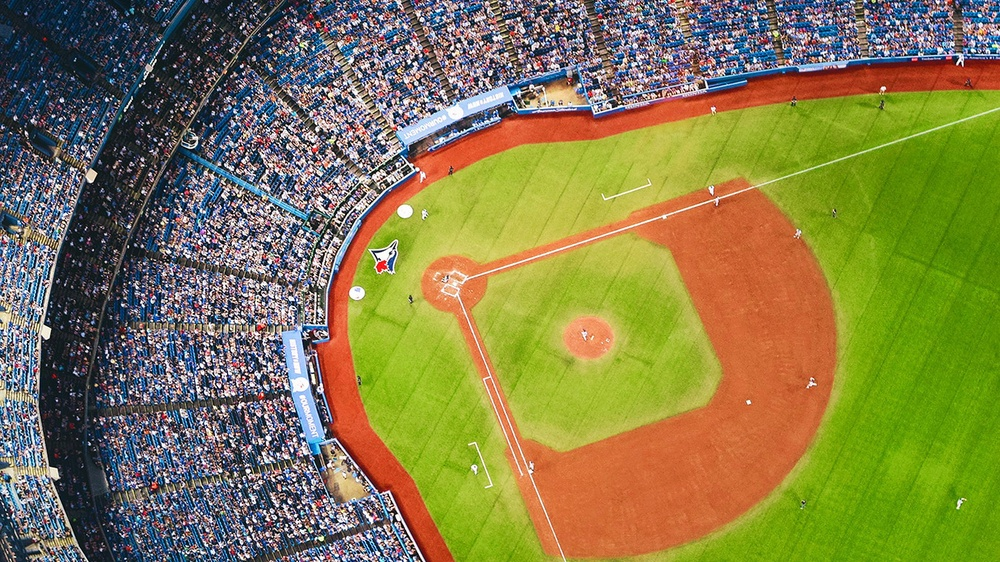
#> input picture Image_Processing/SIP_4.jpg, 1000 x 562 px, shrunk from 1366 x 768 before the run
$ python CannyEdgeD.py   (Python 2 division)
#> lines starting #> are read from the running program, lines starting #| are printed output that depends on the picture
#!/usr/bin/env python -tt

# Imports
import cv2
import numpy as np
from matplotlib import pyplot as plt

def main():
  fileName = 'SIP_4.jpg'

  img = cv2.imread(fileName, 0)
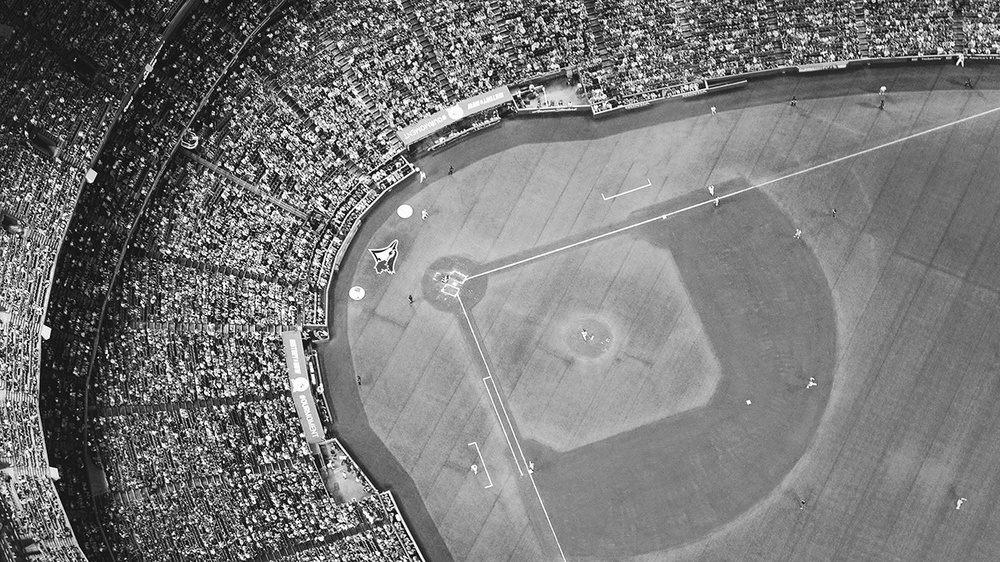
#> img: shape (562, 1000); min 0, max 255, mean 120.5
  reso = img.shape
#> reso = (562, 1000)
  print reso
#| (562, 1000)
  #img = img[:, :, :: -1]
  print img
#> (printed output is left out)
  lowThres = 60
  ratio = 3 # 3:1
  highThres = lowThres * ratio
  up = []
  low = []
  for i in range(reso[0]):
    for j in range(reso[1]):
      if img[i][j] > highThres:
        up.append(img[i][j])
      elif img[i][j] < lowThres:
        low.append(img[i][j])
#> after the loop, low = 105745 items; up = 61681 items
  print up
#> (printed output is left out)
  print low
  plt.imshow(img)
  plt.show()

if __name__ == '__main__':
  main()

$ run again, with Image_Processing/SIP_1.jpg copied over Image_Processing/SIP_4.jpg
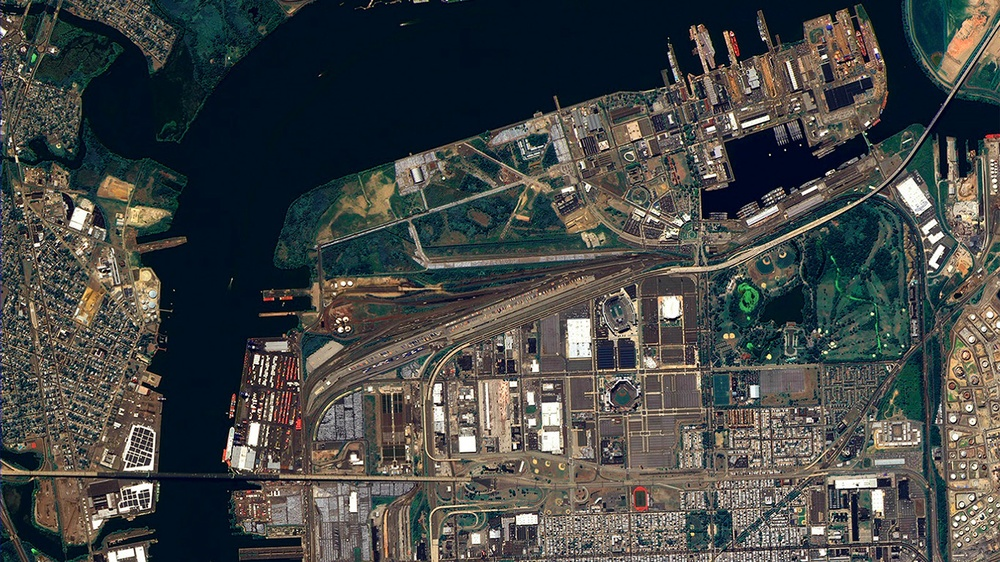
#> input picture Image_Processing/SIP_1.jpg, 1000 x 562 px, shrunk from 1366 x 768 before the run
#> in main, `img = cv2.imread(fileName, 0)`:
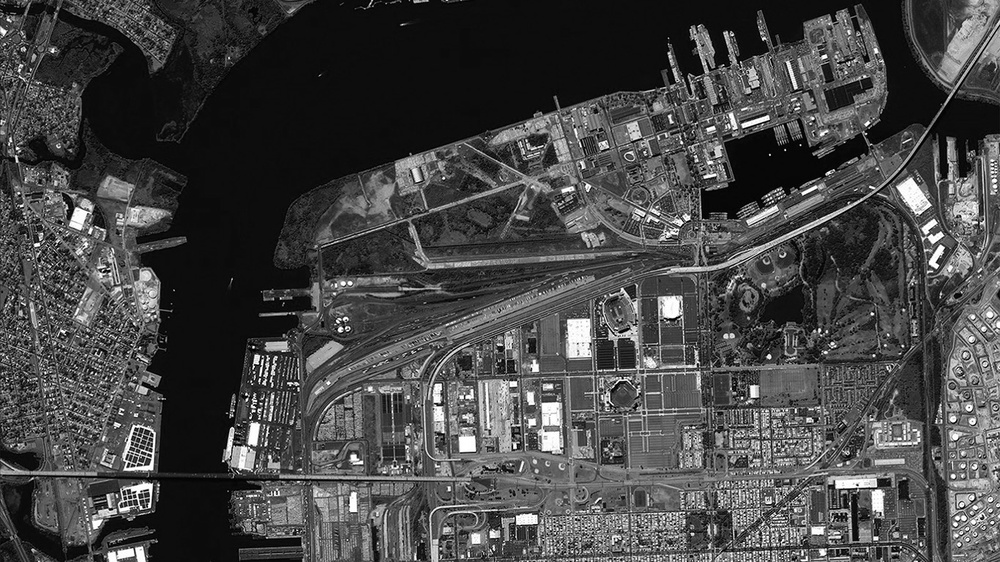
#> img: shape (562, 1000); min 0, max 255, mean 70.4
#| (562, 1000)
#> (printed output is left out)
#> after the loop in main, `for i in range(reso[0]):`: low = 275655 items; up = 26812 items
#> (printed output is left out)

$ run again, with Image_Processing/SIP_2.jpg copied over Image_Processing/SIP_4.jpg
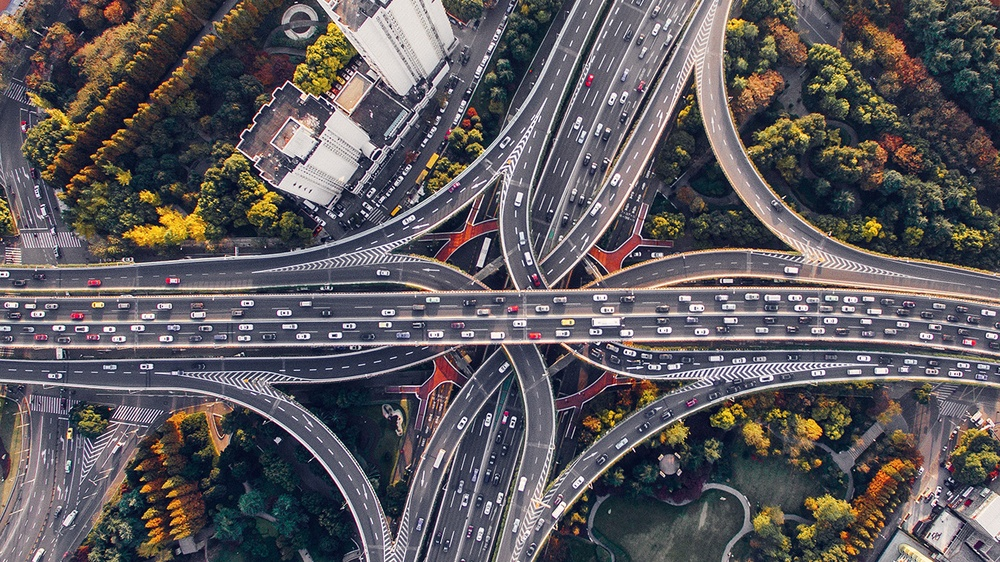
#> input picture Image_Processing/SIP_2.jpg, 1000 x 562 px, shrunk from 1366 x 768 before the run
#> in main, `img = cv2.imread(fileName, 0)`:
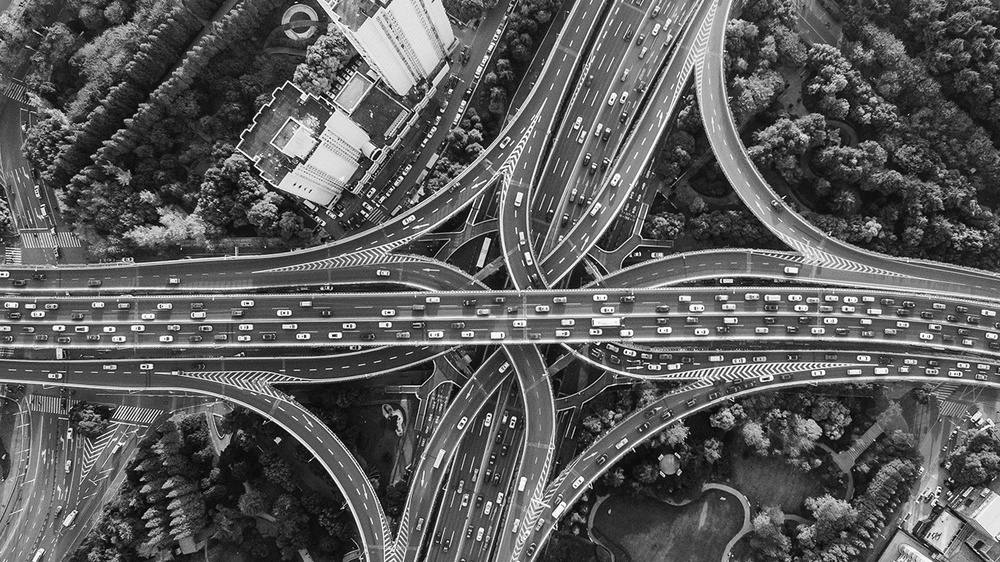
#> img: shape (562, 1000); min 0, max 255, mean 90.9
#| (562, 1000)
#> (printed output is left out)
#> after the loop in main, `for i in range(reso[0]):`: low = 203722 items; up = 58016 items
#> (printed output is left out)

$ run again, with Image_Processing/SIP_3.jpg copied over Image_Processing/SIP_4.jpg
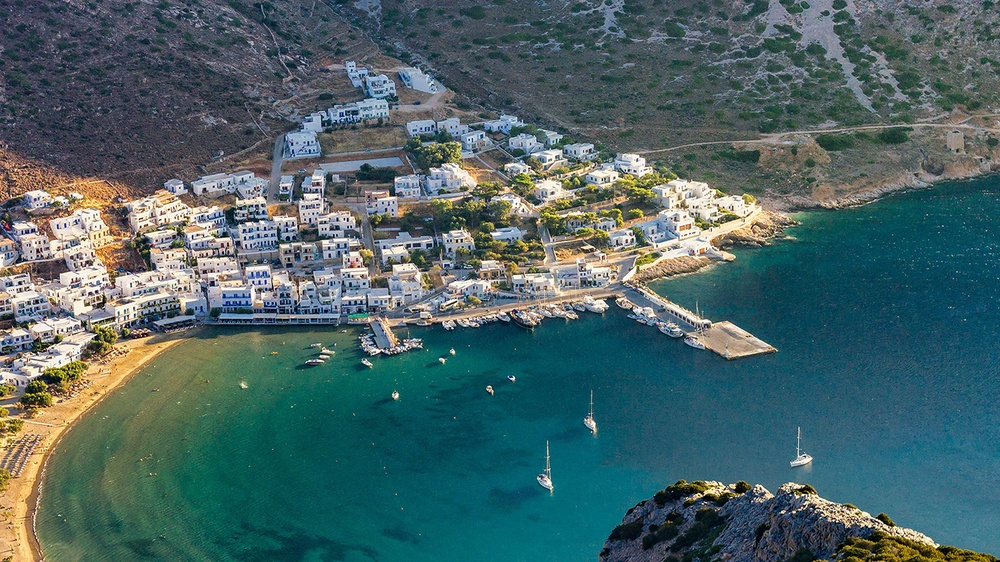
#> input picture Image_Processing/SIP_3.jpg, 1000 x 562 px, shrunk from 1366 x 768 before the run
#> in main, `img = cv2.imread(fileName, 0)`:
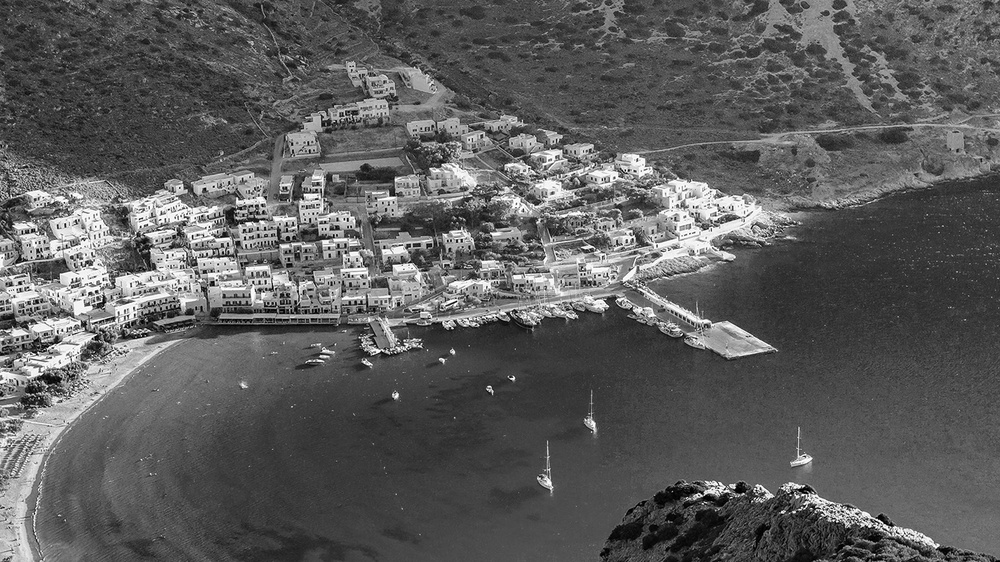
#> img: shape (562, 1000); min 0, max 255, mean 92.8
#| (562, 1000)
#> (printed output is left out)
#> after the loop in main, `for i in range(reso[0]):`: low = 129377 items; up = 42703 items
#> (printed output is left out)
